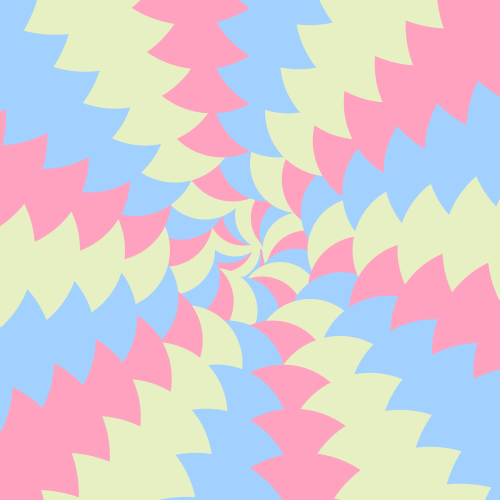
Frame 1 (no input)
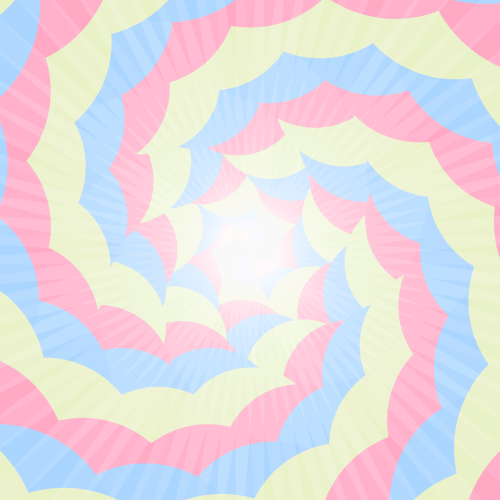
Frame 60 (the mouse pressed at the canvas centre just before this capture)
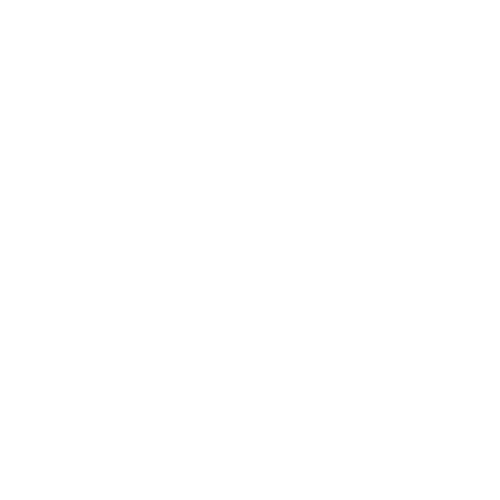
Frame 120 (the mouse held since frame 60 and released just before this capture)

The Processing sketch that drew these frames (run headless with seeded random() and noise(); from frame 60 on, the mouse is pressed at the canvas centre):

// Processing sketch: processing_71644
// ── processing_71644.pde

float deg = 0;

void setup() {
  size(500, 500);
  background(255, 255, 255);
  rectMode(CENTER);
  smooth();
  frameRate(20);
  noStroke();
}
void draw() {
  translate(width/2, height/2);
  for (int i = 0; i < 1000; i+=10) {
    spiral(i);
  }
  deg++;
  if (mousePressed ==true) {
    background(255, 255, 255);
    deg = 0;
  }
}

void spiral(int x) {
  fill(255, 255, 255, 20);
  ellipse(0, 0, deg/2, deg*deg/2);

  fill(255, 162, 192);
  rotate(radians(20+deg/2));
  ellipse(x, 0, 50+x/2, 50+x/2);

  fill(162, 209, 255);
  rotate(radians(20+deg/2));
  ellipse(x, 0, 50+x/2, 50+x/2);

  fill(231, 240, 194);
  rotate(radians(20+deg/2));
  ellipse(x, 0, 50+x/2, 50+x/2);
}
